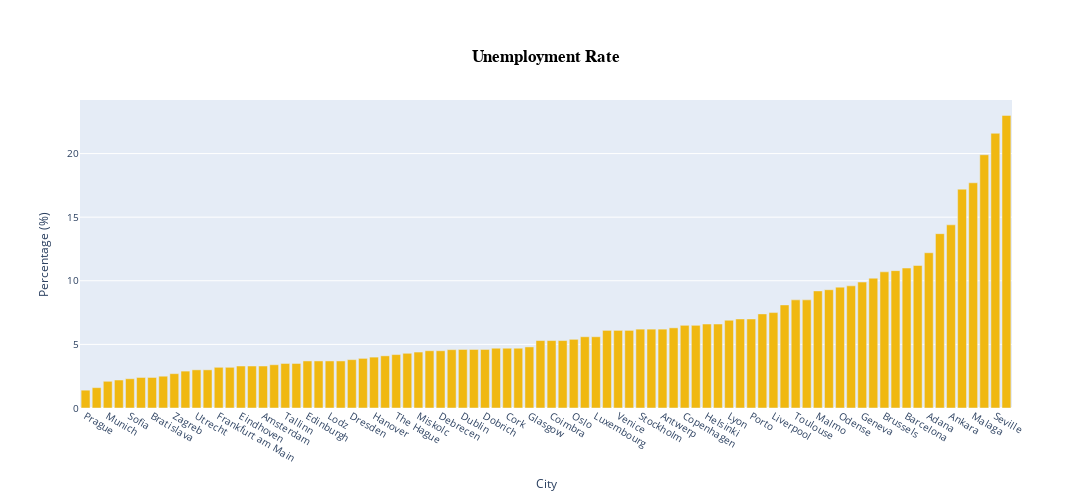

Source (notebook cell):
### Markdown cell above
If we are planning to move to a city and we are in job market, it is important to know the umployment rate. Below, we show the cities where this rate is above 10%.

### Code cell
data = df.sort_values('Unemployment Rate', ascending = True)
fig = go.Figure()
fig.add_trace(go.Bar(x = data['CityName'], y = data['Unemployment Rate'], 
                     marker=dict(color="#F0B811"),
                     hovertemplate=
                    "<b>City:</b> %{x}<br>" +
                    "<b>Unemployment Rate:</b> %{y:.1f}%<br>" +
                    "<extra></extra>"))
fig.update_layout(xaxis_title = 'City', yaxis_title = 'Percentage (%)', width=1300, height=500)
fig.update_layout(title = dict(text="<b>Unemployment Rate</b>",  
                               font=dict(family='Arial', size=17, color='#000000'),
                               xanchor = 'center', x = 0.5, yanchor='top', y=0.9))
fig.update_layout(font = dict(size = 10))

fig.show()

### Figure 1 — Plotly figure (JSON) as saved in the notebook; plotly's stock layout.template omitted (floating-point values rounded to 4 significant figures)
{"data": [{"hovertemplate": "<b>City:</b> %{x}<br><b>Unemployment Rate:</b> %{y:.1f}%<br><extra></extra>", "marker": {"color": "#F0B811"}, "type": "bar", "x": ["Prague", "Stavanger", "Munich", "Warsaw", "Sofia", "Budapest", "Bratislava", "Stuttgart", "Zagreb", "Cracow", "Utrecht", "Salzburg", "Frankfurt am Main", "Hamburg", "Eindhoven", "Dusseldorf", "Amsterdam", "Giroc", "Tallinn", "Leeds", "Edinburgh", "Malta", "Lodz", "Ostrava", "Dresden", "Cologne", "Hanover", "Rotterdam", "The Hague", "Leipzig", "Miskolc", "Ljubljana", "Debrecen", "Gent", "Dublin", "Bergen", "Dobrich", "Zurich", "Cork", "Berlin", "Glasgow", "Riga", "Coimbra", "Basel", "Oslo", "Bruges", "Luxembourg", "London", "Venice", "Milan", "Stockholm", "Florence", "Antwerp", "Gothenburg", "Copenhagen", "Split", "Helsinki", "Tampere", "Lyon", "Braga", "Porto", "Lisbon", "Liverpool", "Paris", "Toulouse", "Turin", "Malmo", "Rome", "Odense", "Lefkosia", "Geneva", "Vienna", "Brussels", "Madrid", "Barcelona", "Lemesos", "Adana", "Valencia", "Ankara", "Athens", "Malaga", "Thessaloniki", "Seville", "Naples"], "y": [1.4, 1.6, 2.1, 2.199, 2.301, 2.4, 2.4, 2.5, 2.699, 2.9, 3, 3, 3.199, 3.199, 3.301, 3.301, 3.301, 3.4, 3.5, 3.5, 3.699, 3.699, 3.699, 3.699, 3.801, 3.9, 4, 4.102, 4.199, 4.301, 4.398, 4.5, 4.5, 4.586, 4.602, 4.602, 4.602, 4.699, 4.699, 4.699, 4.801, 5.301, 5.301, 5.301, 5.398, 5.602, 5.602, 6.102, 6.102, 6.102, 6.199, 6.199, 6.199, 6.301, 6.5, 6.5, 6.602, 6.602, 6.898, 7, 7, 7.398, 7.5, 8.102, 8.5, 8.5, 9.203, 9.297, 9.5, 9.602, 9.898, 10.2, 10.7, 10.8, 11, 11.2, 12.2, 13.7, 14.4, 17.2, 17.7, 19.91, 21.59, 23]}], "layout": {"font": {"size": 10}, "height": 500, "title": {"font": {"color": "#000000", "family": "Arial", "size": 17}, "text": "<b>Unemployment Rate</b>", "x": 0.5, "xanchor": "center", "y": 0.9, "yanchor": "top"}, "width": 1300, "xaxis": {"title": {"text": "City"}}, "yaxis": {"title": {"text": "Percentage (%)"}}}}
